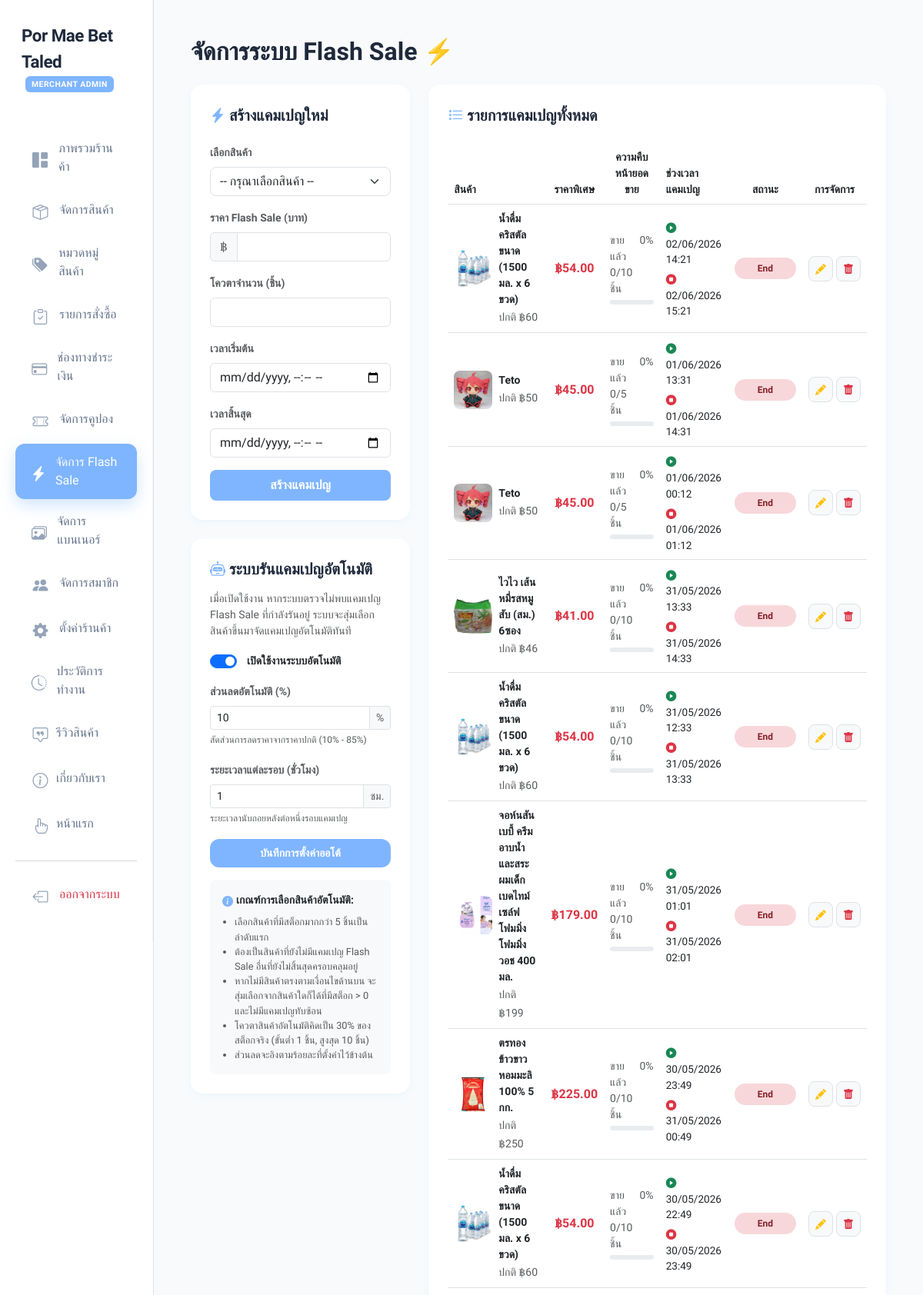
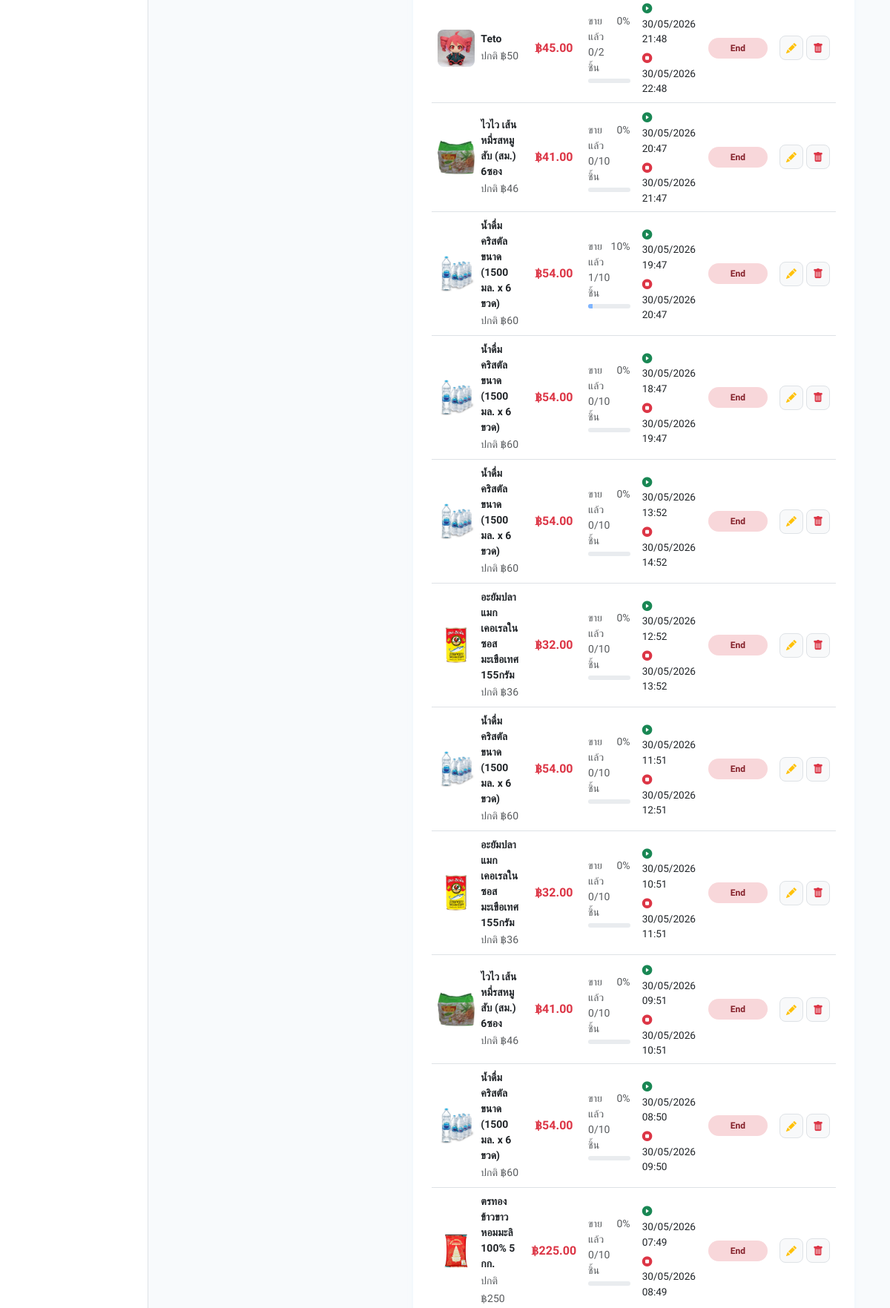
Screenshot of /admin_flash_sale.php (signed in, upper part) with the database file from the repository (2 pictures, top to bottom).
### tables this page shows
CREATE TABLE `shop_settings` (
  `id` int(11) NOT NULL,
  `shop_name` varchar(255) NOT NULL,
  `address` text NOT NULL,
  `phone` varchar(50) DEFAULT NULL,
  `shop_email` varchar(255) DEFAULT NULL,
  `print_remark` text DEFAULT NULL,
  `shop_icon` varchar(255) DEFAULT 'default_icon.png',
  `smtp_host` varchar(100) DEFAULT 'smtp.gmail.com',
  `smtp_port` int(11) DEFAULT 587,
  `smtp_user` varchar(100) DEFAULT NULL,
  `smtp_pass` varchar(100) DEFAULT NULL,
  `smtp_secure` varchar(10) DEFAULT 'tls',
  `auto_flash_sale` int(11) DEFAULT 0,
  `auto_flash_discount` int(11) DEFAULT 20,
  `auto_flash_duration` int(11) DEFAULT 2,
  `welcome_promo_enabled` int(11) DEFAULT 1,
  `welcome_promo_coupon` varchar(50) DEFAULT NULL,
  `shipping_fee_fixed` decimal(10,2) DEFAULT 40.00,
  `shipping_free_threshold` decimal(10,2) DEFAULT 350.00,
  `points_earn_rate` int(11) NOT NULL DEFAULT 100,
  `points_spend_rate` int(11) NOT NULL DEFAULT 1,
  `line_notify_token` varchar(255) DEFAULT NULL,
  `openai_api_key` varchar(255) DEFAULT NULL,
  `slip_ai_provider` varchar(50) DEFAULT 'none',
  `gemini_api_key` varchar(255) DEFAULT NULL,
  `claude_api_key` varchar(255) DEFAULT NULL
);

CREATE TABLE `flash_sales` (
  `id` int(11) NOT NULL,
  `product_id` int(11) NOT NULL,
  `flash_price` decimal(10,2) NOT NULL,
  `flash_stock` int(11) NOT NULL,
  `flash_sold` int(11) DEFAULT 0,
  `start_time` datetime NOT NULL,
  `end_time` datetime NOT NULL,
  `created_at` timestamp NOT NULL DEFAULT current_timestamp()
);

CREATE TABLE `products` (
  `id` int(11) NOT NULL,
  `category_id` int(11) DEFAULT NULL,
  `name` varchar(255) NOT NULL,
  `price` decimal(10,2) NOT NULL,
  `description` text DEFAULT NULL,
  `image` varchar(255) DEFAULT NULL,
  `stock` int(11) DEFAULT 100,
  `options` text DEFAULT NULL
);

### admin_flash_sale.php (the view, shortened to what the rows shown need)
<?php
include 'db.php';
$settings_res = mysqli_query($conn, "SELECT auto_flash_sale, auto_flash_discount, auto_flash_duration FROM shop_settings WHERE id = 1");
$shop_s = mysqli_fetch_assoc($settings_res);
$campaigns = [];
$sql_c = "SELECT fs.*, p.name as product_name, p.image as product_image, p.price as original_price
          FROM flash_sales fs
          JOIN products p ON fs.product_id = p.id
          ORDER BY fs.id DESC";
$c_res = mysqli_query($conn, $sql_c);
while ($c = mysqli_fetch_assoc($c_res)) {
    $campaigns[] = $c;
}
?>
<!DOCTYPE html>
<html lang="th">
<head>
    <link href="https://cdn.jsdelivr.net/npm/bootstrap@5.3.0/dist/css/bootstrap.min.css" rel="stylesheet">
    <link rel="stylesheet" href="https://cdn.jsdelivr.net/npm/bootstrap-icons@1.11.1/font/bootstrap-icons.css">
</head>
<body>
<div class="container-fluid">
    <div class="row">
                    <?php include 'admin_sidebar.php'; ?>
        <div class="col-md-10 p-4 p-md-5">
            <h2 class="fw-bold mb-4">จัดการระบบ Flash Sale <span class="text-blue">⚡</span></h2>
            <div class="row">
                <div class="col-xl-4 mb-4">
                    <div class="sticky-column-wrapper">
                        <div class="card-modern p-4 mt-4">
                            <form method="POST" action="admin_flash_sale.php">
                                <div class="form-check form-switch mb-3">
                                    <input class="form-check-input" type="checkbox" name="auto_flash_sale" id="autoFlashCheck" value="1" <?= (isset($shop_s['auto_flash_sale']) && $shop_s['auto_flash_sale'] == 1) ? 'checked' : '' ?> style="cursor: pointer; width: 2.2em; height: 1.1em;">
                                    <label class="form-check-label fw-bold text-dark small ms-2" for="autoFlashCheck" style="cursor: pointer;">เปิดใช้งานระบบอัตโนมัติ</label>
                                </div>
                                <div class="mb-3">
                                    <div class="input-group input-group-sm">
                                        <input type="number" class="form-control" name="auto_flash_discount" value="<?= isset($shop_s['auto_flash_discount']) ? $shop_s['auto_flash_discount'] : '20' ?>" required min="10" max="85">
                                        <span class="input-group-text bg-light text-muted">%</span>
                                    </div>
                                </div>
                                <div class="mb-3">
                                    <div class="input-group input-group-sm">
                                        <input type="number" class="form-control" name="auto_flash_duration" value="<?= isset($shop_s['auto_flash_duration']) ? $shop_s['auto_flash_duration'] : '2' ?>" required min="1" max="24">
                                        <span class="input-group-text bg-light text-muted">ชม.</span>
                                    </div>
                                </div>
                            </form>
                        </div>
                    </div>
                </div>
                <div class="col-xl-8">
                    <div class="card-modern p-4">
                        <div class="table-responsive">
                            <table class="table table-hover align-middle">
                                <thead>
                                    <tr class="text-muted small">
                                        <th>สินค้า</th>
                                        <th class="text-center">ราคาพิเศษ</th>
                                        <th class="text-center">ความคืบหน้ายอดขาย</th>
                                        <th>ช่วงเวลาแคมเปญ</th>
                                        <th class="text-center">สถานะ</th>
                                        <th class="text-center">การจัดการ</th>
                                    </tr>
                                </thead>
                                <tbody>
                                    <?php if (empty($campaigns)): ?>
                                        <tr>
                                            <td colspan="6" class="text-center py-4 text-muted">ไม่พบข้อมูลแคมเปญ Flash Sale</td>
                                        </tr>
                                    <?php else: ?>
                                        <?php foreach ($campaigns as $camp):
                                            $now = time();
                                            $start = strtotime($camp['start_time']);
                                            $end = strtotime($camp['end_time']);
                                            $status_text = "";
                                            $status_class = "";
                                            if ($now < $start) {
                                                $status_text = "Waiting";
                                                $status_class = "badge-scheduled";
                                            } elseif ($now > $end) {
                                                $status_text = "End";
                                                $status_class = "badge-expired";
                                            } elseif ($camp['flash_sold'] >= $camp['flash_stock']) {
                                                $status_text = "Sold Out";
                                                $status_class = "badge-expired";
                                            } else {
                                                $status_text = "Run";
                                                $status_class = "badge-active";
                                                $is_active = true;
                                            }
                                            $pct = $camp['flash_stock'] > 0 ? ($camp['flash_sold'] / $camp['flash_stock']) * 100 : 0;
                                        ?>
                                            <tr>
                                                <td>
                                                    <div class="d-flex align-items-center gap-2">
                                                        <img src="<?= htmlspecialchars($camp['product_image']) ?>" class="product-thumbnail">
                                                        <div>
                                                            <div class="fw-bold text-dark small"><?= htmlspecialchars($camp['product_name']) ?></div>
                                                            <small class="text-muted">ปกติ ฿<?= number_format($camp['original_price']) ?></small>
                                                        </div>
                                                    </div>
                                                </td>
                                                <td class="text-center">
                                                    <strong class="text-danger">฿<?= number_format($camp['flash_price'], 2) ?></strong>
                                                </td>
                                                <td>
                                                    <div class="small text-muted mb-1 d-flex justify-content-between">
                                                        <span>ขายแล้ว <?= $camp['flash_sold'] ?>/<?= $camp['flash_stock'] ?> ชิ้น</span>
                                                        <span><?= round($pct) ?>%</span>
                                                    </div>
                                                    <div class="progress" style="height: 6px;">
                                                        <div class="progress-bar bg-blue" role="progressbar" style="width: <?= $pct ?>%"></div>
                                                    </div>
                                                </td>
                                                <td style="font-size: 0.85rem;">
                                                    <div><i class="bi bi-play-circle-fill text-success me-1"></i><?= date('d/m/Y H:i', $start) ?></div>
                                                    <div class="mt-1"><i class="bi bi-stop-circle-fill text-danger me-1"></i><?= date('d/m/Y H:i', $end) ?></div>
                                                </td>
                                                <td class="text-center">
                                                    <span class="flash-badge <?= $status_class ?>"><?= $status_text ?></span>
                                                </td>
                                                <td class="text-center">
                                                    <div class="d-flex justify-content-center gap-1">
                                                        <a href="admin_flash_sale.php?edit=<?= $camp['id'] ?>" class="btn btn-light btn-sm rounded-3 text-warning border" title="แก้ไข">
                                                            <i class="bi bi-pencil-fill"></i>
                                                        </a>
                                                        <a href="admin_flash_sale.php?del=<?= $camp['id'] ?>&csrf_token=<?= get_csrf_token() ?>" class="btn btn-light btn-sm rounded-3 text-danger border" title="ลบ" onclick="return confirm('คุณต้องการลบแคมเปญนี้ใช่หรือไม่?')">
                                                            <i class="bi bi-trash-fill"></i>
                                                        </a>
                                                    </div>
                                                </td>
                                            </tr>
                                        <?php endforeach; ?>
                                    <?php endif; ?>
                                </tbody>
                            </table>
                        </div>
                    </div>
                </div>
            </div>
        </div>
    </div>
</div>
</body>
</html>

### rows the page displays
shop_settings: auto_flash_sale "☑", auto_flash_discount "10", auto_flash_duration "1"
flash_sales: product.image (picture), product.name "น้ำดื่มคริสตัลขนาด (1500 มล. x 6 ขวด)", product.price "60", flash_price "54.00", flash_sold "0", flash_stock "10", start_time "02/06/2026 14:21", end_time "02/06/2026 15:21", status_text "End"
flash_sales: product.image (picture), product.name "Teto", product.price "50", flash_price "45.00", flash_sold "0", flash_stock "5", start_time "01/06/2026 13:31", end_time "01/06/2026 14:31", status_text "End"
flash_sales: product.image (picture), product.name "Teto", product.price "50", flash_price "45.00", flash_sold "0", flash_stock "5", start_time "01/06/2026 00:12", end_time "01/06/2026 01:12", status_text "End"
flash_sales: product.image (picture), product.name "ไวไว เส้นหมี่รสหมูสับ (สม.) 6ซอง", product.price "46", flash_price "41.00", flash_sold "0", flash_stock "10", start_time "31/05/2026 13:33", end_time "31/05/2026 14:33", status_text "End"
flash_sales: product.image (picture), product.name "น้ำดื่มคริสตัลขนาด (1500 มล. x 6 ขวด)", product.price "60", flash_price "54.00", flash_sold "0", flash_stock "10", start_time "31/05/2026 12:33", end_time "31/05/2026 13:33", status_text "End"
flash_sales: product.image (picture), product.name "จอห์นสัน เบบี้ ครีมอาบน้ำและสระผมเด็ก เบดไทม์ เซล์ฟ โฟมมิ่ง โฟมมิ่ง วอช 400 มล.", product.price "199", flash_price "179.00", flash_sold "0", flash_stock "10", start_time "31/05/2026 01:01", end_time "31/05/2026 02:01", status_text "End"
flash_sales: product.image (picture), product.name "ตรทอง ข้าวขาวหอมมะลิ 100% 5 กก.", product.price "250", flash_price "225.00", flash_sold "0", flash_stock "10", start_time "30/05/2026 23:49", end_time "31/05/2026 00:49", status_text "End"
flash_sales: product.image (picture), product.name "น้ำดื่มคริสตัลขนาด (1500 มล. x 6 ขวด)", product.price "60", flash_price "54.00", flash_sold "0", flash_stock "10", start_time "30/05/2026 22:49", end_time "30/05/2026 23:49", status_text "End"
flash_sales: product.image (picture), product.name "Teto", product.price "50", flash_price "45.00", flash_sold "0", flash_stock "2", start_time "30/05/2026 21:48", end_time "30/05/2026 22:48", status_text "End"
flash_sales: product.image (picture), product.name "ไวไว เส้นหมี่รสหมูสับ (สม.) 6ซอง", product.price "46", flash_price "41.00", flash_sold "0", flash_stock "10", start_time "30/05/2026 20:47", end_time "30/05/2026 21:47", status_text "End"
flash_sales: product.image (picture), product.name "น้ำดื่มคริสตัลขนาด (1500 มล. x 6 ขวด)", product.price "60", flash_price "54.00", flash_sold "1", flash_stock "10", start_time "30/05/2026 19:47", end_time "30/05/2026 20:47", status_text "End"
flash_sales: product.image (picture), product.name "น้ำดื่มคริสตัลขนาด (1500 มล. x 6 ขวด)", product.price "60", flash_price "54.00", flash_sold "0", flash_stock "10", start_time "30/05/2026 18:47", end_time "30/05/2026 19:47", status_text "End"
flash_sales: product.image (picture), product.name "น้ำดื่มคริสตัลขนาด (1500 มล. x 6 ขวด)", product.price "60", flash_price "54.00", flash_sold "0", flash_stock "10", start_time "30/05/2026 13:52", end_time "30/05/2026 14:52", status_text "End"
flash_sales: product.image (picture), product.name "อะยัมปลาแมกเคอเรลในซอสมะเขือเทศ 155กรัม", product.price "36", flash_price "32.00", flash_sold "0", flash_stock "10", start_time "30/05/2026 12:52", end_time "30/05/2026 13:52", status_text "End"
flash_sales: product.image (picture), product.name "น้ำดื่มคริสตัลขนาด (1500 มล. x 6 ขวด)", product.price "60", flash_price "54.00", flash_sold "0", flash_stock "10", start_time "30/05/2026 11:51", end_time "30/05/2026 12:51", status_text "End"
flash_sales: product.image (picture), product.name "อะยัมปลาแมกเคอเรลในซอสมะเขือเทศ 155กรัม", product.price "36", flash_price "32.00", flash_sold "0", flash_stock "10", start_time "30/05/2026 10:51", end_time "30/05/2026 11:51", status_text "End"
flash_sales: product.image (picture), product.name "ไวไว เส้นหมี่รสหมูสับ (สม.) 6ซอง", product.price "46", flash_price "41.00", flash_sold "0", flash_stock "10", start_time "30/05/2026 09:51", end_time "30/05/2026 10:51", status_text "End"
flash_sales: product.image (picture), product.name "น้ำดื่มคริสตัลขนาด (1500 มล. x 6 ขวด)", product.price "60", flash_price "54.00", flash_sold "0", flash_stock "10", start_time "30/05/2026 08:50", end_time "30/05/2026 09:50", status_text "End"
flash_sales: product.image (picture), product.name "ตรทอง ข้าวขาวหอมมะลิ 100% 5 กก.", product.price "250", flash_price "225.00", flash_sold "0", flash_stock "10", start_time "30/05/2026 07:49", end_time "30/05/2026 08:49", status_text "End"
